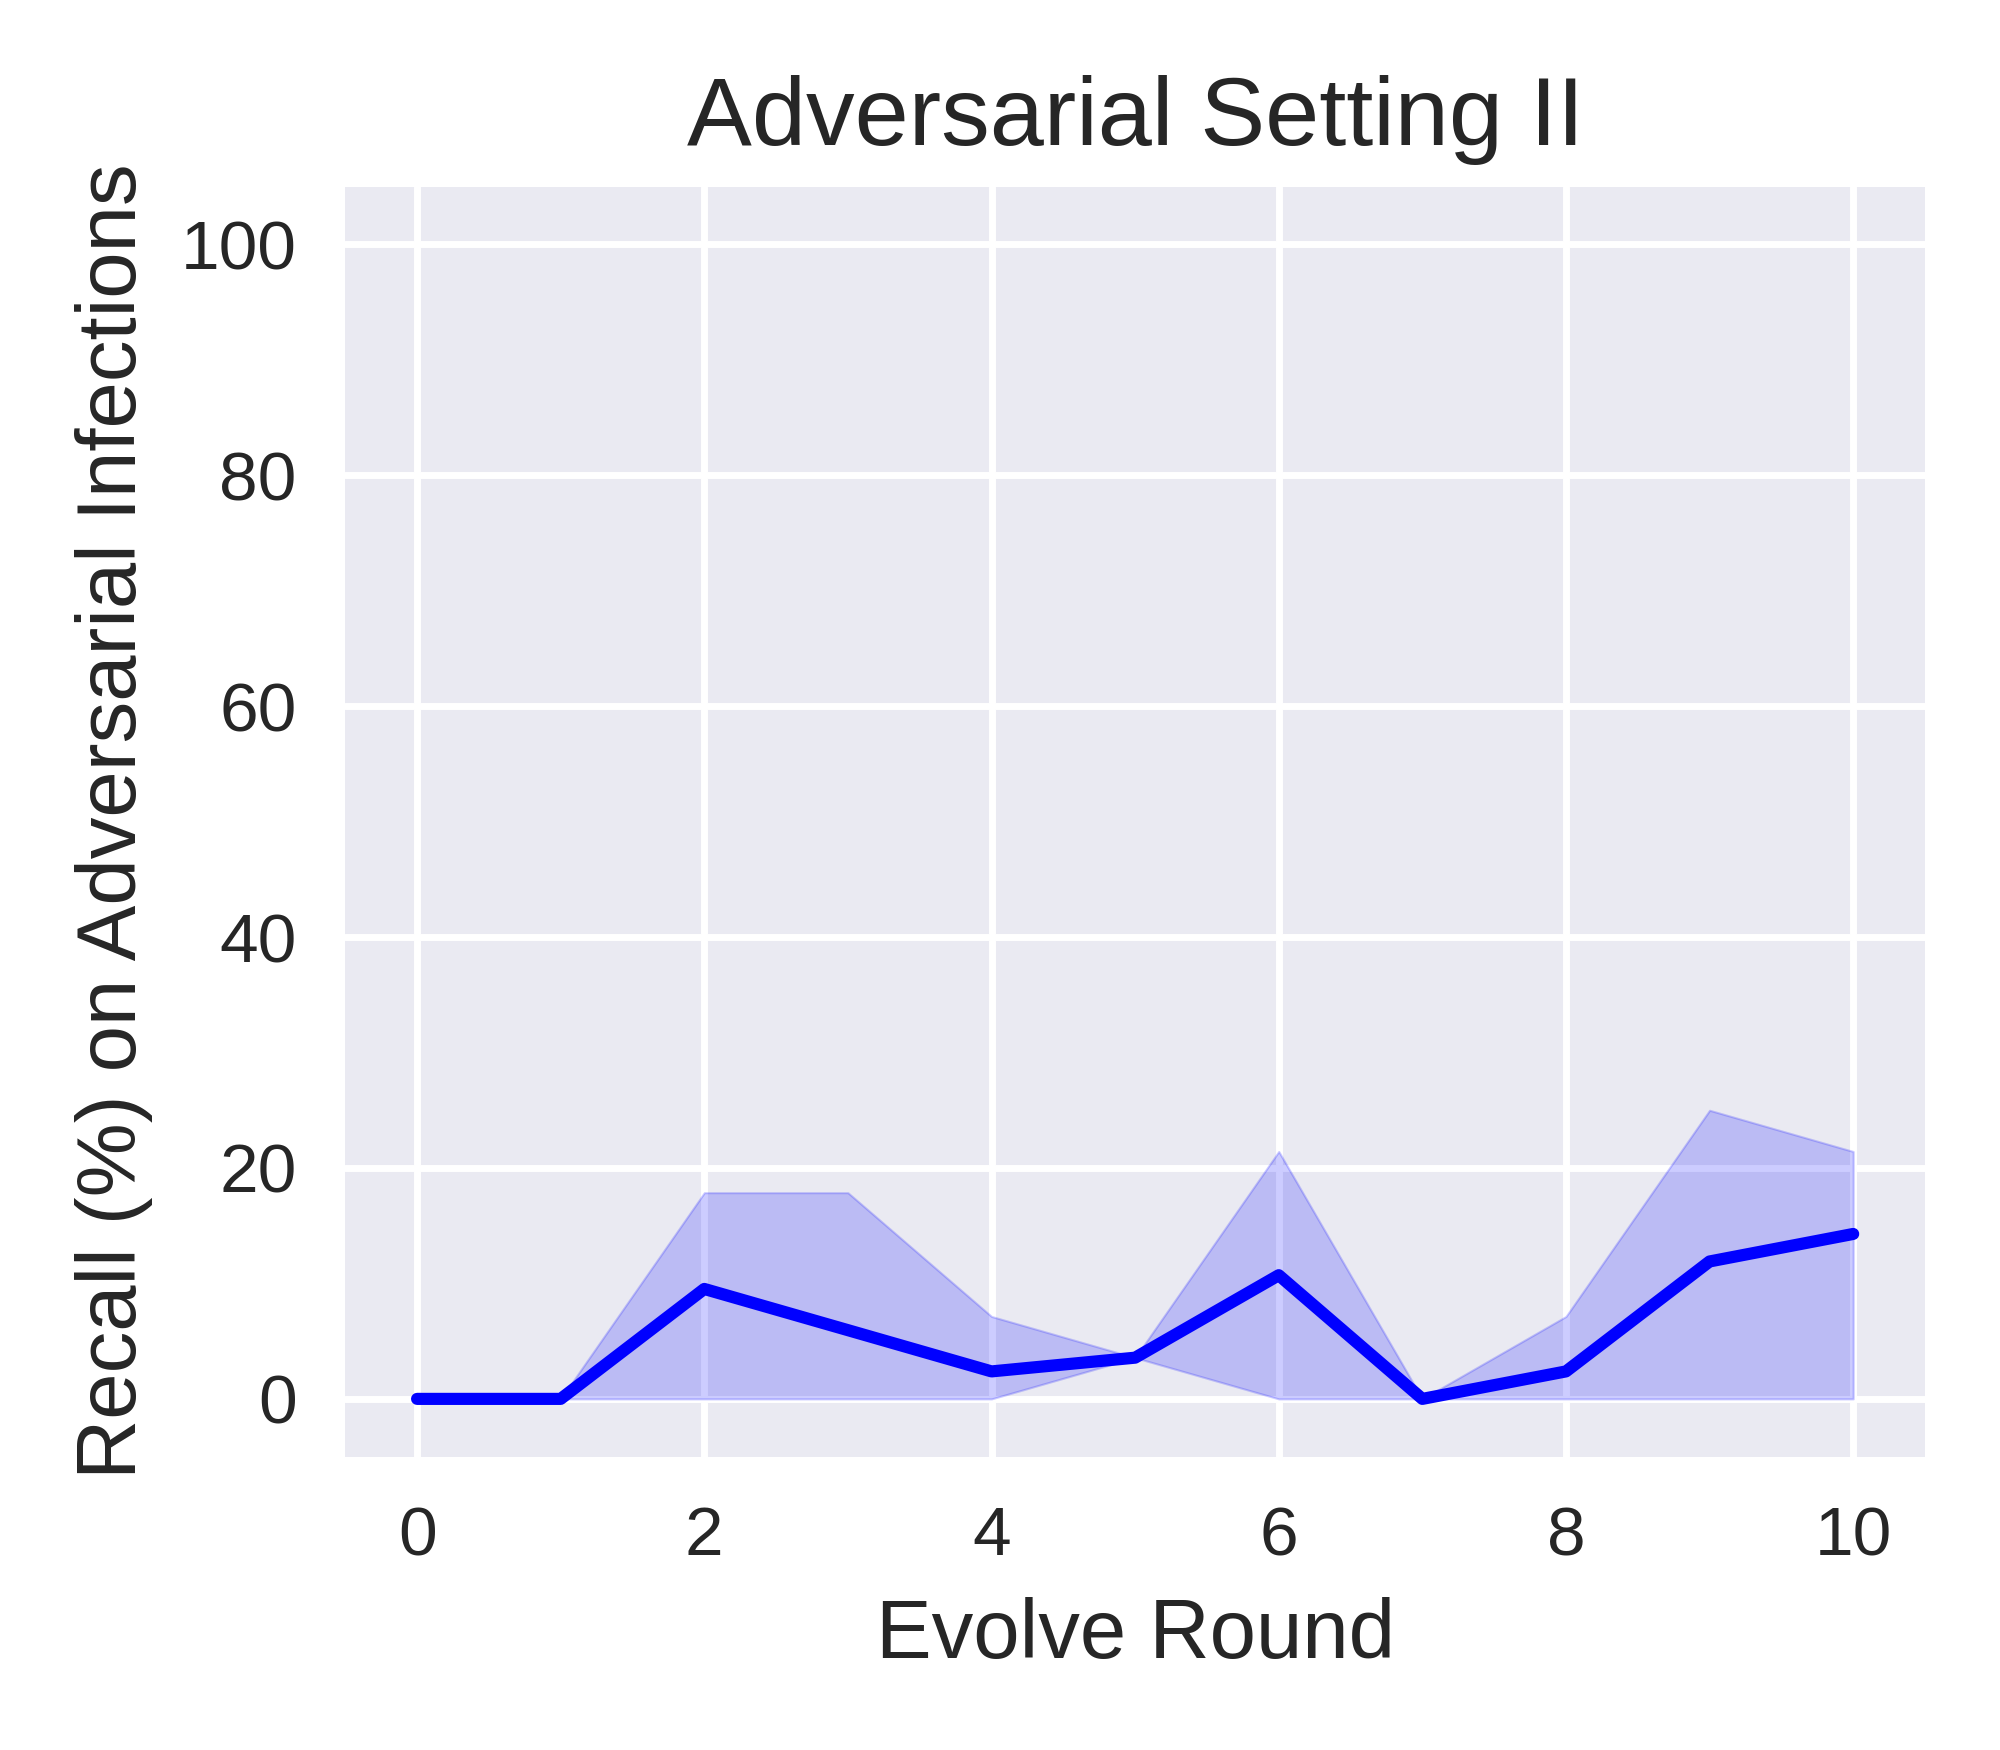

Write the Python code that produced this figure.
import matplotlib.pyplot as plt
import pandas as pd
import seaborn as sns

advset2_rounds10_recall_on_advmal_file = pd.read_csv('adv_test_recall_list_advset2_round10_seed012.csv')
advset2_rounds10_recall_on_advmal_df = pd.DataFrame(advset2_rounds10_recall_on_advmal_file)

advset2_rounds10_recall_on_advmal_seed_0_df = advset2_rounds10_recall_on_advmal_df.drop(columns=['seed1','seed2'])  
advset2_rounds10_recall_on_advmal_seed_0_df.rename(columns={'seed0': 'recall'}, inplace=True)

advset2_rounds10_recall_on_advmal_seed_1_df = advset2_rounds10_recall_on_advmal_df.drop(columns=['seed0','seed2'])  
advset2_rounds10_recall_on_advmal_seed_1_df.rename(columns={'seed1': 'recall'}, inplace=True)

advset2_rounds10_recall_on_advmal_seed_2_df = advset2_rounds10_recall_on_advmal_df.drop(columns=['seed0','seed1'])  
advset2_rounds10_recall_on_advmal_seed_2_df.rename(columns={'seed2': 'recall'}, inplace=True)

print("advset2_rounds10_recall_on_advmal_df:\n",advset2_rounds10_recall_on_advmal_df)  
print("advset2_rounds10_recall_on_advmal_seed_0_df:\n",advset2_rounds10_recall_on_advmal_seed_0_df)  
print("advset2_rounds10_recall_on_advmal_seed_1_df:\n",advset2_rounds10_recall_on_advmal_seed_1_df)  
print("advset2_rounds10_recall_on_advmal_seed_2_df:\n",advset2_rounds10_recall_on_advmal_seed_2_df)  



advset2_rounds10_recall_on_advmal_merge_df = pd.concat([advset2_rounds10_recall_on_advmal_seed_0_df, advset2_rounds10_recall_on_advmal_seed_1_df, advset2_rounds10_recall_on_advmal_seed_2_df])
# advset2_rounds10_recall_on_advmal_merge_df = pd.concat([advset2_rounds10_recall_on_advmal_df, advset2_rounds10_recall_on_advmal_df, advset2_rounds10_recall_on_advmal_df])

print("advset2_rounds10_recall_on_advmal_merge_df:\n",advset2_rounds10_recall_on_advmal_merge_df)  

advset2_rounds10_recall_on_advmal_merge_df = advset2_rounds10_recall_on_advmal_merge_df.reset_index(drop=True)

print("advset2_rounds10_recall_on_advmal_merge_df:\n",advset2_rounds10_recall_on_advmal_merge_df)  


# sns.set_theme(style="darkgrid")
plt.style.use('seaborn') 
# plt.style.use('default') 
# plt.style.use('seaborn-deep') 

# plt.figure(figsize=(4, 3.5), dpi=500)
_, ax = plt.subplots(nrows=1, ncols=1, figsize=(4, 3.5), tight_layout=True, dpi=500) #dpi=100 分辨率


sns_plot=sns.lineplot(data=advset2_rounds10_recall_on_advmal_merge_df, x='round', y='recall', color='b')
ax.set_xlabel('Evolve Round', fontsize=12)
ax.set_ylabel('Recall (%) on Adversarial Infections', fontsize=12)
ax.set_title('Adversarial Setting II', fontsize=14); 
plt.ylim(-5, 105)

savepath = f'/home/huan1932/ARIoTEDef/drawfigure/advset2/round10/recall-on-adv'
savename = f'line-shadow-figure-advset2-round10-recall-on-adv-seed012'
plt.savefig(fname=f'{savepath}/{savename}.png',dpi=500)
plt.close   
